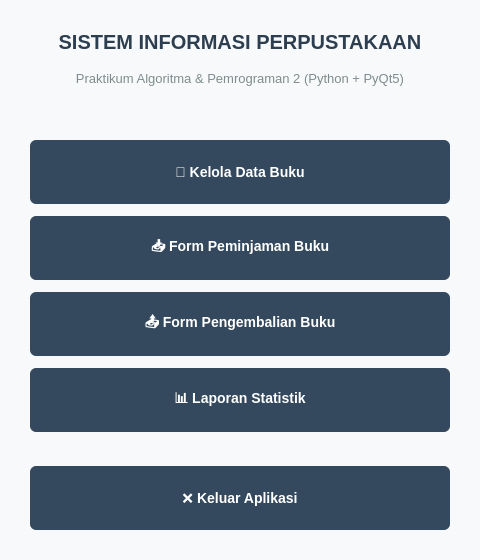
<?xml version="1.0" encoding="UTF-8"?>
<ui version="4.0">
 <class>MainWindow</class>
 <widget class="QMainWindow" name="MainWindow">
  <property name="geometry"><rect><x>0</x><y>0</y><width>480</width><height>560</height></rect></property>
  <property name="windowTitle"><string>Perpustakaan - Dashboard Utama</string></property>
  <property name="styleSheet"><string notr="true">
QMainWindow { background-color: #F8F9FA; }
QLabel#lblTitle { font-size: 20px; font-weight: bold; color: #2C3E50; margin-bottom: 5px; }
QLabel#lblSubtitle { font-size: 13px; color: #7F8C8D; margin-bottom: 20px; }
QPushButton { background-color: #34495E; color: white; border: none; border-radius: 6px;
    font-size: 14px; font-weight: bold; padding: 12px; min-height: 40px; }
QPushButton:hover { background-color: #415B76; }
QPushButton:pressed { background-color: #2C3E50; }
QPushButton#btnKeluar { background-color: #34495E; }
QPushButton#btnKeluar:hover { background-color: #C0392B; }
QPushButton#btnKeluar:pressed { background-color: #D9534F; }
</string></property>
  <widget class="QWidget" name="centralwidget"><layout class="QVBoxLayout" name="verticalLayoutMain"><property name="leftMargin"><number>30</number></property><property name="topMargin"><number>30</number></property><property name="rightMargin"><number>30</number></property><property name="bottomMargin"><number>30</number></property><property name="spacing"><number>12</number></property><item><widget class="QLabel" name="lblTitle"><property name="text"><string>SISTEM INFORMASI PERPUSTAKAAN</string></property><property name="alignment"><set>Qt::AlignCenter</set></property></widget></item><item><widget class="QLabel" name="lblSubtitle"><property name="text"><string>Praktikum Algoritma &amp; Pemrograman 2 (Python + PyQt5)</string></property><property name="alignment"><set>Qt::AlignCenter</set></property></widget></item><item><spacer name="verticalSpacer_1"><property name="orientation"><enum>Qt::Vertical</enum></property><property name="sizeHint" stdset="0"><size><width>20</width><height>20</height></size></property></spacer></item><item><widget class="QPushButton" name="btnKelolaBuku"><property name="text"><string>📖 Kelola Data Buku</string></property></widget></item><item><widget class="QPushButton" name="btnPinjamBuku"><property name="text"><string>📥 Form Peminjaman Buku</string></property></widget></item><item><widget class="QPushButton" name="btnKembaliBuku"><property name="text"><string>📤 Form Pengembalian Buku</string></property></widget></item><item><widget class="QPushButton" name="btnLaporan"><property name="text"><string>📊 Laporan Statistik</string></property></widget></item><item><spacer name="verticalSpacer_2"><property name="orientation"><enum>Qt::Vertical</enum></property><property name="sizeHint" stdset="0"><size><width>20</width><height>20</height></size></property></spacer></item><item><widget class="QPushButton" name="btnKeluar"><property name="text"><string>❌ Keluar Aplikasi</string></property></widget></item></layout></widget>
 </widget>
 <resources/>
 <connections/>
</ui>
